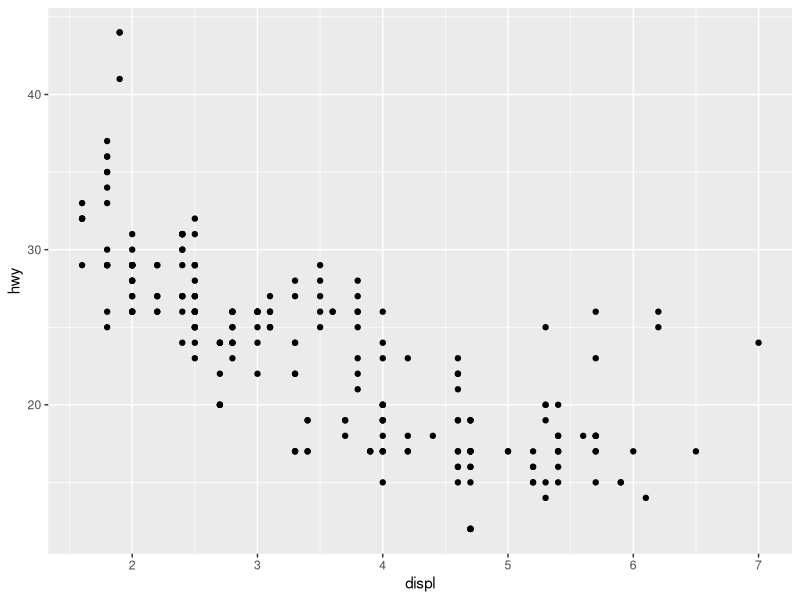
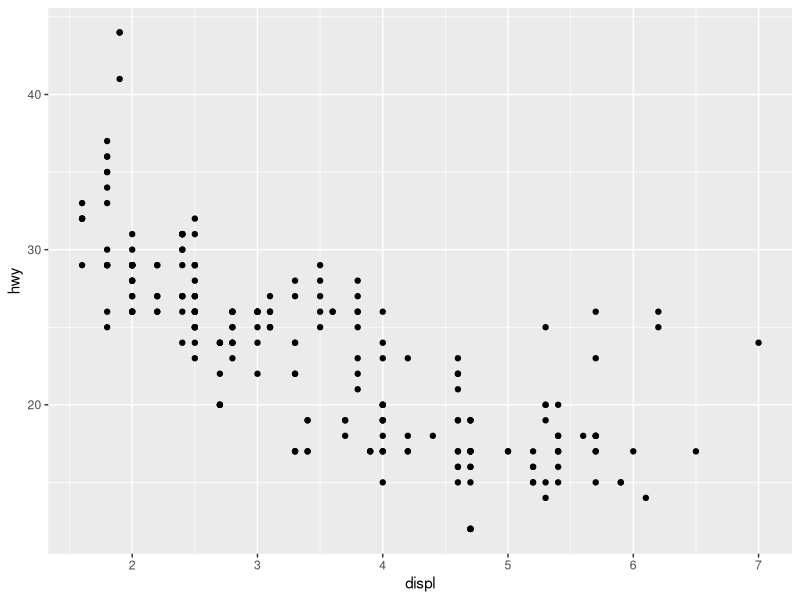
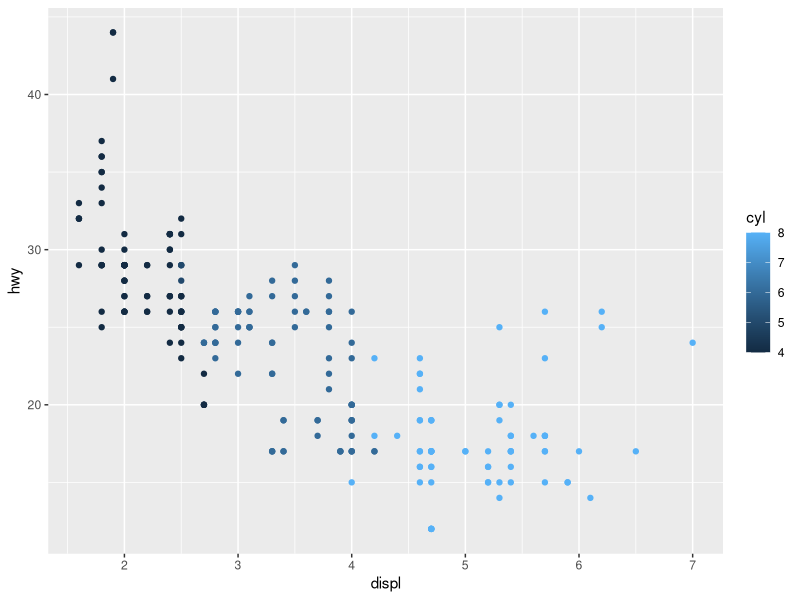
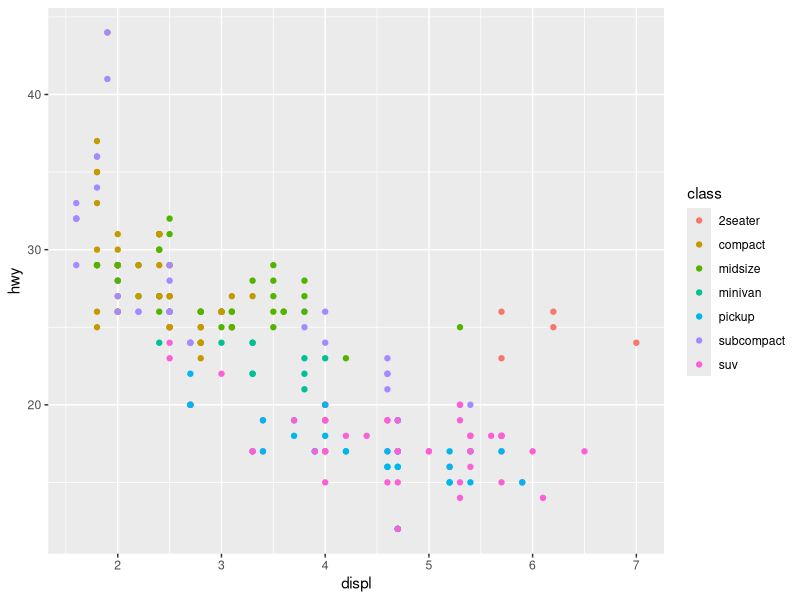
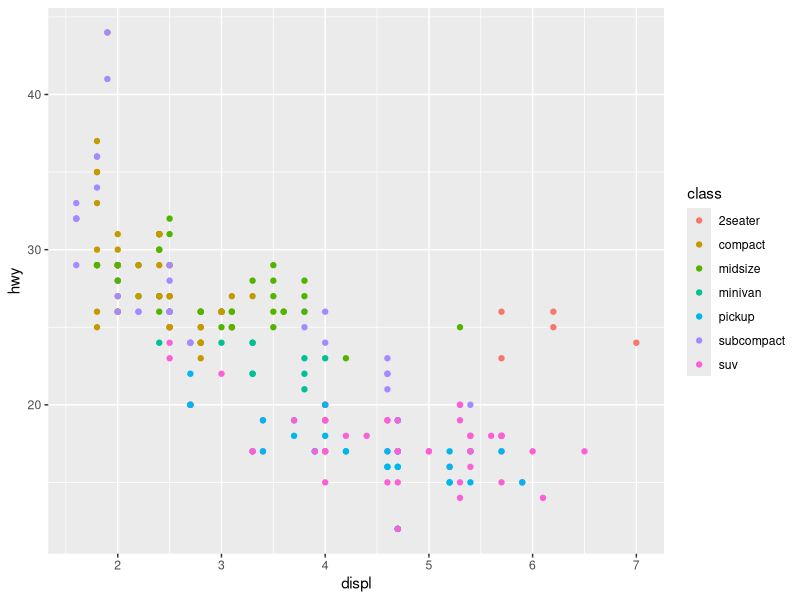
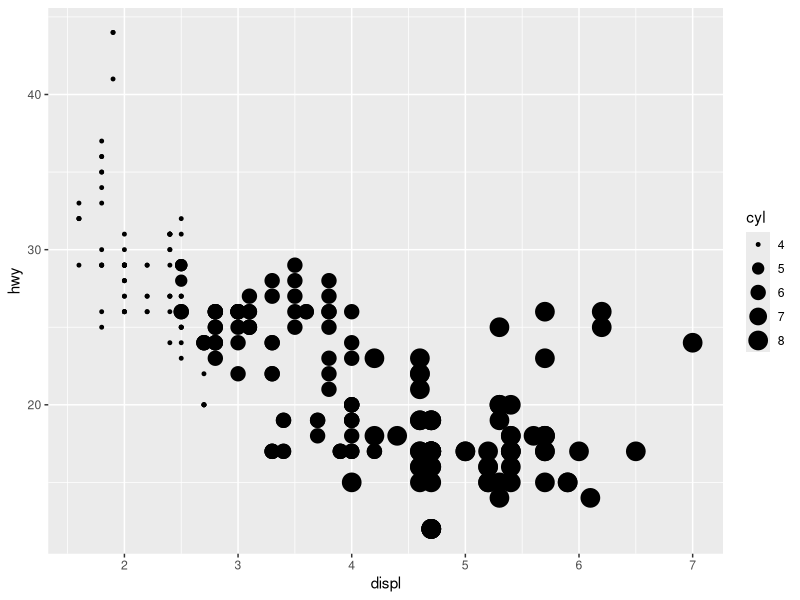
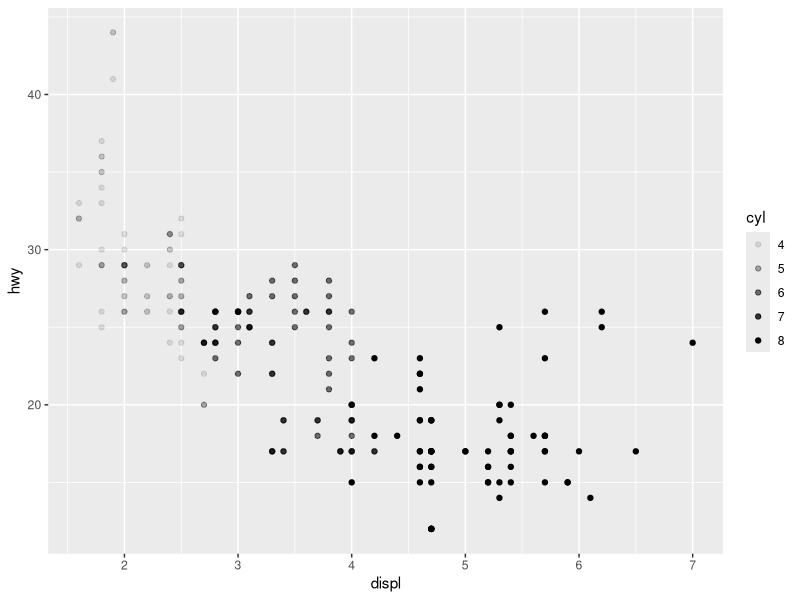
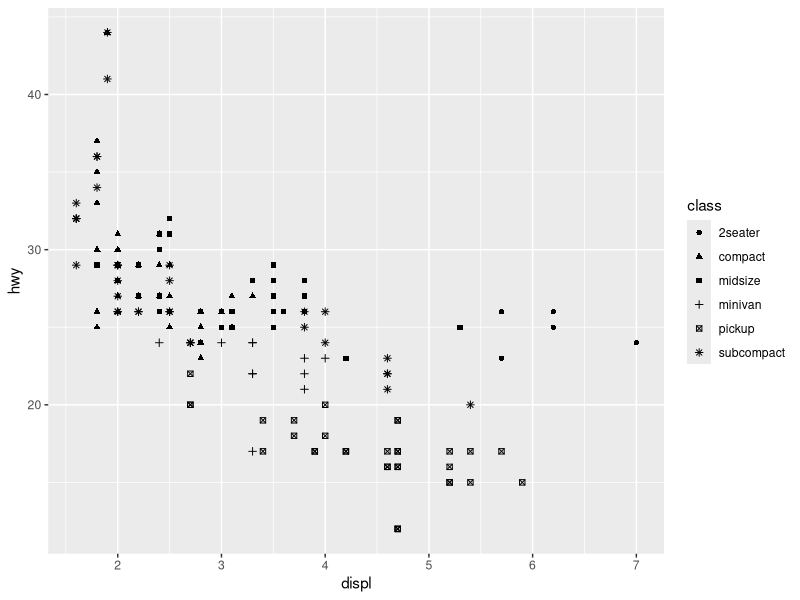

Write R code to recreate these figures, in order.
#' ---
#' title: "Programming basics for Biostatistics 6099"
#' author: Zhiguang Huo (Caleb)
#' date: "Thursday September 14, 2023"
#' output:
#'   slidy_presentation: default
#'   ioslides_presentation: default
#'   beamer_presentation: null
#' subtitle: R graphics ggplot2
#' ---
#' 
#' 
#' 
#' 
#' ggplot2
#' ===
#' ggplot2 is based on the **grammer of graphics**,
#' the idea that you can build every graph from the same few components:
#' 
#' - data
#' - aesthetic mapping
#' - geometric object
#' - statistical transformations
#' - scales
#' - coordinate system
#' - position adjustments
#' - faceting
#' 
#' 
#' ggplot2 grammers
#' ===
#' ![](../figure/ggplot-grammar.png){width=50%}
#' 
#' ggplot() - graphics are added up by different layers
#' ===
#' 
#' 
#' - The basic usage is a combination of ggplot(), aes() and some geom function.
#' - ggplot() initializes a ggplot object. It can declare input data and a set
#' of aesthetics.
#' - aes() describes how variables mapped to visual properties.
#' - geom function describe how the data will be visualized (point, line, histogram),
#' - Use "+" to add layers.
#'     - For example, ggplot(data) + aes(x = a, y = b) + geom point().
#' 
#' 
#' Aesthetics --- aes()
#' ===
#' 
#' - x variable and y variable
#' - Colour related aesthetics: colour, fill and alpha
#' - Group related aesthetics: group
#' - Differentiation related aesthetics: linetype, size, shape
#' - Position related aesthetics: x, y, xmin, xmax, ymin, ymax, xend, yend
#' 
#' 
#' load ggplot2 package
#' === 
#' 
## -----------------------------------------------------------------------------
library(ggplot2) ## part of tidyverse
library(tidyverse)

#' 
#' mpg data data
#' === 
## -----------------------------------------------------------------------------
str(mpg)
head(mpg)

#' 
#' 
#' ggplot example
#' ===
## -----------------------------------------------------------------------------
ggplot(data = mpg) + aes(x=displ, y=hwy) + geom_point()

#' 
#' 
#' ggplot: combine layers
#' ===
## -----------------------------------------------------------------------------
myggplot <- ggplot(data = mpg) + aes(x=displ, y=hwy)
myggplot + geom_point()

#' 
#' aes -- color (continuous)
#' ===
## -----------------------------------------------------------------------------
ggplot(data = mpg) + 
  aes(x=displ, y=hwy, color = cyl) +
  geom_point()

#' 
#' aes -- color (categorical)
#' ===
## -----------------------------------------------------------------------------
ggplot(data = mpg) + 
  aes(x=displ, y=hwy, color = class) +
  geom_point()

#' 
#' 
#' aes -- color (absolute color)
#' ===
## ---- eval = FALSE------------------------------------------------------------
## ggplot(data = mpg) +
##   aes(x=displ, y=hwy, color = "blue") +
##   geom_point() ## Doesn't work, aes only maps a variable (in the data) to a color.
## 
## ggplot(data = mpg) +
##   aes(x=displ, y=hwy, color = I("blue")) +
##   geom_point() ## use I to indicate absolute color
## 
## ggplot(data = mpg) +
##   aes(x=displ, y=hwy ) +
##   geom_point(color = "blue") ## or use the color here (outside aes)

#' 
#' 
#' 
#' aes -- color (categorical)
#' ===
## -----------------------------------------------------------------------------
ggplot(data = mpg) + 
  aes(x=displ, y=hwy, color = class) +
  geom_point()

#' 
#' 
#' aes -- size 
#' ===
## -----------------------------------------------------------------------------
ggplot(data = mpg) + 
  aes(x=displ, y=hwy, size = cyl) +
  geom_point()

#' 
#' 
#' aes -- size (absolute size)
#' ===
## ---- eval = FALSE------------------------------------------------------------
## ggplot(data = mpg) +
##   aes(x=displ, y=hwy, size = "3") +
##   geom_point() ## Doesn't work, aes only maps a variable (in the data) to a size
## 
## ggplot(data = mpg) +
##   aes(x=displ, y=hwy, size = I(3)) +
##   geom_point() ## use I to indicate absolute size
## 
## ggplot(data = mpg) +
##   aes(x=displ, y=hwy ) +
##   geom_point(size = 3) ## or use the size here

#' 
#' 
#' aes -- alpha (transparency)
#' ===
## -----------------------------------------------------------------------------
ggplot(data = mpg) + 
  aes(x=displ, y=hwy, alpha = cyl) +
  geom_point()

#' 
#' 
#' aes -- alpha (absolute alpha)
#' ===
#' 
#' - alpha
#'   - 0: transparent
#'   - 1: solid
#' 
## ---- eval = FALSE------------------------------------------------------------
## ggplot(data = mpg) +
##   aes(x=displ, y=hwy, alpha = 1) +
##   geom_point() ## Doesn't work, aes only maps a variable (in the data) to a alpha
## 
## ggplot(data = mpg) +
##   aes(x=displ, y=hwy, alpha = I(0.5)) +
##   geom_point() ## use I to indicate absolute alpha
## 
## ggplot(data = mpg) +
##   aes(x=displ, y=hwy ) +
##   geom_point(alpha = 0.5) ## or use the alpha here

#' 
#' 
#' 
#' aes -- shape 
#' ===
## -----------------------------------------------------------------------------
mpg_sub <- subset(mpg, class!="suv")
ggplot(data = mpg_sub) + 
  aes(x=displ, y=hwy, shape = class) +
  geom_point()

#' 
#' 
#' ---
#' 
#' - using pipe
#' 
## -----------------------------------------------------------------------------
mpg %>% 
  filter(class!="suv") %>%
  ggplot() + 
  aes(x=displ, y=hwy, shape = class) +
  geom_point()

#' 
#' aes by variable names
#' ===
## -----------------------------------------------------------------------------
xvariable = "displ"
yvariable = "hwy"

ggplot(data = mpg) + 
  aes_string(x=xvariable, y=yvariable, color = "class") +
  geom_point()

#' 
#' 
#' Geom functions
#' ===
## -----------------------------------------------------------------------------
ls(pattern = '^geom_', env = as.environment('package:ggplot2'))

#' 
#' ggplot: geom_line by group
#' ===
## -----------------------------------------------------------------------------
ggplot(data = mpg) + 
  aes(displ, hwy, colour=class) + 
  geom_point() + 
  geom_line()

#' 
#' 
#' ---
## -----------------------------------------------------------------------------
ggplot(data = mpg) + 
  aes(displ, hwy) + 
  geom_point() + 
  geom_line(aes(colour=class))

#' 
#' 
#' ggplot: aes()
#' ===
#' 
#' - global aes: will be applied to each of the geom function
## ---- eval=FALSE--------------------------------------------------------------
## ggplot(data = mpg) +
##   aes(displ, hwy, colour=class) + ## this is global color
##   geom_point() +
##   geom_line()

#' 
#' - local aes: will be used locally
## ---- eval=FALSE--------------------------------------------------------------
## ggplot(data = mpg) +
##   aes(displ, hwy) +
##   geom_point() +
##   geom_line(aes(colour=class)) ## this is local color

#' 
#' 
#' Line segments
#' ===
#' 
## -----------------------------------------------------------------------------
ggplot(data = mpg) + 
  aes(displ, hwy, colour = class) + 
  geom_point() + 
  geom_abline(aes(intercept = 0, slope = 5), color = "green") + 
  geom_hline(aes(yintercept = 30), color = "blue") + 
  geom_vline(aes(xintercept = 5), color = "red") 

#' 
#' 
#' 
#' smooth by group 1 
#' ===
## -----------------------------------------------------------------------------
ggplot(data = mpg) + 
  aes(displ, hwy) + 
  geom_point(aes(colour=class)) + 
  geom_smooth() 

#' 
#' 
#' smooth by group 2
#' ===
## -----------------------------------------------------------------------------
ggplot(data = mpg) + 
  aes(displ, hwy) + 
  geom_point(aes(colour=class)) + 
  geom_smooth(method="lm") 

#' 
#' smooth by group 3
#' ===
## -----------------------------------------------------------------------------
ggplot(data = mpg) + 
  aes(displ, hwy) + 
  geom_point(aes(colour=class)) + 
  geom_smooth(aes(group=class), method="lm") 

#' 
#' 
#' smooth by group 4
#' ===
## -----------------------------------------------------------------------------
ggplot(data = mpg) + 
  aes(displ, hwy, colour = class) + ## global aes will be applied to all higher level aes
  geom_point() + 
  geom_smooth(method="lm") 

#' 
#' smooth by group 5
#' ===
## -----------------------------------------------------------------------------
ggplot(data = mpg) + 
  aes(displ, hwy, colour = class) + ## lower level aes will be applied to all higher level aes
  geom_point() + 
  geom_smooth(method="lm", se = F, size = 2) 

#' 
#' 
#' 
#' ggplot() boxplot
#' ===
## -----------------------------------------------------------------------------
mpgbox <- ggplot(data = mpg) + 
  aes(class, hwy) + 
  geom_boxplot(aes(fill=class))
mpgbox

#' 
#' 
#' ggplot() jitter
#' ===
## -----------------------------------------------------------------------------
ggplot(data = mpg) + 
  aes(class, hwy, color=class) + 
  geom_jitter()

#' 
#' 
#' ggplot() boxplot + jitter
#' ===
## -----------------------------------------------------------------------------
ggplot(data = mpg) + 
  aes(class, hwy, color=class) + 
  geom_boxplot() + 
  geom_jitter()

#' 
#' - Also try this
## ---- eval = FALSE------------------------------------------------------------
## ggplot(data = mpg) +
##   aes(class, hwy, color=class) +
##   geom_jitter() +
##   geom_boxplot()

#' 
#' - ggplot layers are of the same order of your code
#' 
#' 
#' ggplot() violin plot
#' ===
## -----------------------------------------------------------------------------
ggplot(data = mpg) + 
  aes(class, hwy, fill=class) + 
  geom_violin() 

#' 
#' - wider parts indicate larger number of counts
#' 
#' 
#' ggplot() bar plot 1
#' ===
#' 
#' - geom_bar(), by default is for counting. So only need aes(x = ...) 
#' 
## -----------------------------------------------------------------------------
ggplot(mpg) + 
  aes(class) + 
  geom_bar()

#' 
#' 
## ---- eval = FALSE------------------------------------------------------------
## ggplot(mpg) +
##   aes(class, color = class) +
##   geom_bar()

#' 
#' - color for geom_bar is for the border color
#' - use fill option to fill in colors
#' 
#' ggplot() bar plot 2
#' ===
#' 
## -----------------------------------------------------------------------------
ggplot(mpg) + 
  aes(class, fill=as.factor(cyl)) + 
  geom_bar()

#' 
#' ggplot() bar plot 3
#' ===
#' 
## -----------------------------------------------------------------------------
ggplot(mpg) + 
  aes(class, fill=as.factor(cyl)) + 
  geom_bar(position="dodge")  #side by side

#' 
#' ggplot() bar plot: how to specify error bar 1
#' ===
#' 
#' - geom_bar(), by stat="identity" option, we can specify both x and y. 
#' 
#' 
## -----------------------------------------------------------------------------
mpgSummary <- mpg %>%
  group_by(class) %>%
  summarize(meanDispl = mean(displ), sdDispl = sd(displ)) ## sd is standard deviation, standard error se = sd/sqrt(n)

ggplot(data = mpgSummary) + 
  aes(x=class, y=meanDispl, fill=class) + 
  geom_bar(stat="identity",
           colour="black", # Use black outlines,
           size=.3)       # Thinner lines

#' 
#' ggplot() bar plot: how to specify error bar 2
#' ===
#' 
## -----------------------------------------------------------------------------
ggplot(data = mpgSummary) + 
  aes(x=class, y=meanDispl, fill=class) + 
  geom_bar(stat="identity",
           colour="black", # Use black outlines,
           size=.3) +      # Thinner lines
  geom_errorbar(aes(ymin=meanDispl-sdDispl, ymax=meanDispl+sdDispl),
                size=.3,    # Thinner lines
                width=.2
                )

#' 
#' ggplot() histogram simple example
#' ===
#' 
#' - geom_histogram(), by default is for counting. So only need aes(x = ...) 
#' 
## -----------------------------------------------------------------------------
ggplot(data = mpg) + 
  aes(x = hwy) + 
  geom_histogram()

#' 
#' 
#' ggplot() histogram fill by color
#' ===
## -----------------------------------------------------------------------------
ggplot(data = mpg) + 
  aes(x = hwy) + 
  geom_histogram(aes(fill = class))

#' 
#' ggplot() histogram facets by group (1)
#' ===
## -----------------------------------------------------------------------------
ggplot(data = mpg) + 
  aes(x = hwy) + 
  geom_histogram(aes(fill = class)) + 
  facet_wrap(~ class)

#' 
#' 
#' 
#' facet
#' ===
#' 
#' - facet_grid: lay out panels in a grid.
#' - facet_wrap: wrap a 1d ribbon of panels into proper 2d display
#' 
#' 
#' ggplot() histogram facets by group (2)
#' ===
## -----------------------------------------------------------------------------
ggplot(data = mpg) + 
  aes(x = hwy) + 
  geom_histogram(aes(fill = class)) + 
  facet_grid(. ~ class) ## or facet_grid(cols = vars(class))


#' 
#' 
#' ggplot() histogram facets by group (3)
#' ===
## -----------------------------------------------------------------------------
ggplot(data = mpg) + 
  aes(x = hwy) + 
  geom_histogram(aes(fill = class)) + 
  facet_grid(class ~ .) ## or facet_grid(rows = vars(class))

#' 
#' ggplot() histogram facets by group (4)
#' ===
## -----------------------------------------------------------------------------
ggplot(data = mpg) + 
  aes(x = hwy) + 
  geom_histogram(aes(fill = class)) + 
  facet_grid(drv ~ class) ## or facet_grid(rows = vars(drv), cols = vars(class))

#' 
#' 
#' longitudinal data visualization
#' ===
#' 
#' - spaghetti plot
#' - individual trajectory
#' - mean trajectory (with se bar)
#' 
#' sleepstudy: Reaction times in a sleep deprivation study
#' ===
#' 
#' - This laboratory experiment measured the effect of sleep deprivation on cognitive performance.
#' - There were 18 subjects, chosen from the population of interest (long-distance truck drivers), in the 10 day trial. These subjects were restricted to 3 hours sleep per night during the trial.
#' - On each day of the trial each subject’s reaction time was measured. The reaction time shown here is the average of several measurements.
#' - These data are balanced in that each subject is measured the same number of times and on the same occasions.
#' 
#' sleepstudy: Reaction times in a sleep deprivation study
#' ===
#' 
## -----------------------------------------------------------------------------
library(lme4)
data(sleepstudy)
head(sleepstudy, n=5)

#' 
#' spaghetti plot
#' ===
#' 
## -----------------------------------------------------------------------------
ggplot(data=sleepstudy) + 
  aes(x = Days, y=Reaction, colour = Subject) +
  geom_path()

#' 
#' individual subject lm smooth
#' ===
#' 
## -----------------------------------------------------------------------------
ggplot(data=sleepstudy) + 
  aes(x = Days, y=Reaction, colour = Subject) +
  geom_smooth(method="lm") + 
  facet_wrap(~Subject)

#' 
#' mean trajectory (with SE bar)
#' ===
#' 
## -----------------------------------------------------------------------------
sleepSummary <- sleepstudy %>% 
  group_by(Days) %>%
  summarize(Mean = mean(Reaction), SD = sd(Reaction), SE = sd(Reaction)/sqrt(n()))

ggplot(data=sleepSummary) + 
  aes(x = Days, y=Mean) +
  geom_path() + 
  geom_errorbar(aes(ymin=Mean-SE, ymax=Mean+SE),
                  size=0.5,    # Thinner lines
                  width=.2) 

#' 
#' Add text annotations to a graph
#' ===
#' 
#' - Ref: http://www.sthda.com/english/wiki/ggplot2-texts-add-text-annotations-to-a-graph-in-r-software
#'   - geom_text(): adds text directly to the plot
#'   - geom_label(): draws a rectangle underneath the text, making it easier to read.
#'   - annotate(): useful for adding small text annotations at a particular location on the plot
#'   - annotation_custom(): Adds static annotations that are the same in every panel
#' 
#' Text annotations using geom_text()
#' ===
#' 
## -----------------------------------------------------------------------------
# Subset 10 rows
set.seed(32611)
ss <- sample(1:32, 10)
df <- mtcars[ss, ]

sp <- ggplot(data = df) +
  aes(wt, mpg, label = rownames(df)) +
  geom_point()
# Add texts
sp + geom_text() ## geom_text need the label aes

#'  
#' Other experiment
#' ===
#' 
#' - Change the size of the texts
#' ```{} 
#' sp + geom_text(size=6)
#' ```
#' - Change vertical and horizontal adjustement
#' ```{}
#' sp +  geom_text(hjust=0, vjust=0)
#' ```
#' - Change fontface. Allowed values : 1(normal), 2(bold), 3(italic), 4(bold.italic)
#' ```{}
#' sp + geom_text(aes(fontface=2))
#' ```
#' - Change font family
#' ```{}
#' sp + geom_text(family = "Times New Roman")
#' ```
#' - Color by groups
#' ```{}
#' sp + geom_text(aes(color=factor(cyl)))
#' ```
#' - Set the size of the text using a continuous variable
#' ```{}
#' sp + geom_text(aes(size=wt))
#' ```
#' 
#' Text annotations using geom_label()
#' ===
#' 
## -----------------------------------------------------------------------------
sp <- ggplot(data = df) +
  aes(wt, mpg, label = rownames(df)) +
  geom_point()
# Add texts
sp + geom_label()

#' 
#' 
#' Add a text annotation at a particular coordinate
#' ===
## -----------------------------------------------------------------------------
# Solution 1
sp + geom_text(x=3, y=20, label="Scatter plot")

#' 
#' 
#' ggrepel: Avoid overlapping of text labels
#' ===
#' 
#' - geom_label_repel()
#' - geom_text_repel()
#' 
## -----------------------------------------------------------------------------
library(ggrepel)

#' 
#' Create a scatter plot and add labels
#' ===
#' 
## -----------------------------------------------------------------------------
p <- ggplot(mtcars, aes(wt, mpg)) +
  geom_point(color = 'red') 
p + geom_text(aes(label = rownames(mtcars)),
              size = 3.5)

#' 
#' 
#' Use geom_text_repel
#' ===
## -----------------------------------------------------------------------------
set.seed(32611)
p + geom_text_repel(aes(label = rownames(mtcars)),
                    size = 3.5) 

#' 
#' Use label_text_repel
#' ===
## -----------------------------------------------------------------------------
set.seed(32611)
p + geom_label_repel(aes(label = rownames(mtcars)))
## p + geom_label_repel(aes(label = rownames(mtcars), fill = factor(cyl)), 
##                         color = 'white', size = 3.5
##                    )

#' 
#' Labs
#' ===
#' 
#' - title, x, y
#' 
## -----------------------------------------------------------------------------
p <- ggplot(mpg) + 
  geom_point(aes(x = displ, y = hwy, colour=factor(cyl))) + 
  labs(title = "New plot title", x = "New x label", y = "New y label")

#' 
#' 
#' Theme
#' ===
#' 
#' - theme_grey: signature ggplot2 theme.
#' - theme_bw: dark-on-light theme.
#' - theme_linedraw: flip x and y.
#' - theme_light: light grey background.
#' - theme_dark: dark background.
#' - theme_minimal: no background annotations.
#' - theme_classic: classic-looking theme.
#' - theme_void: empty theme.
#' 
#' 
#' 
#' examples on different themes
#' ===
## -----------------------------------------------------------------------------
p <- ggplot(mpg) + 
  geom_point(aes(x = displ, y = hwy, colour=factor(cyl))) + 
  facet_wrap(~class)
p ## default theme_grey

#' 
#' 
#' ---
#' 
## -----------------------------------------------------------------------------
p + theme_bw()
# p + theme_linedraw()
# p + theme_light()
# p + theme_dark()
# p + theme_minimal()
# p + theme_classic()
# p + theme_void()

#' 
#' 
#' More about the theme
#' ===
#' 
## -----------------------------------------------------------------------------
p + theme(text = element_text(size=20),
        axis.text.x = element_text(angle=90, hjust=1,colour="red")) 

#' 
#' Four elements to control the theme
#' ===
#' 
#' - element_blank(): draws nothing, and assigns no space.
#' - element_rect(): borders and backgrounds.
#' - element_line(): lines
#' - element_text(): text
#' 
#' examples
#' ===
#' 
#' ```{}
#' plot <- ggplot(mpg, aes(displ, hwy)) + geom_point()
#' 
#' plot + theme(
#'   panel.background = element_blank(),
#'   axis.text = element_blank()
#' )
#' 
#' plot + theme(
#'   axis.text = element_text(colour = "red", size = rel(1.5))
#' )
#' 
#' plot + theme(
#'   axis.line = element_line(arrow = arrow())
#' )
#' 
#' plot + theme(
#'   panel.background = element_rect(fill = "white"),
#'   plot.margin = margin(2, 2, 2, 2, "cm"),
#'   plot.background = element_rect(
#'     fill = "grey90",
#'     colour = "black",
#'     size = 1
#'   )
#' )
#' ## all changes are relative to the default value
#' ```
#' 
#' --- 
#' 
#' - Arguments in the theme function control figure theme
#' - There is a hierarchy in these arguments. (E.g., text will overwrite all text related arguments.)
#' 
#' ```{}
#' line
#' rect
#' text
#' title
#' aspect.ratio
#' axis.title
#' axis.title.x
#' axis.title.y 
#' axis.text
#' axis.text.x
#' axis.text.y
#' axis.ticks
#' axis.ticks.x
#' axis.ticks.y,
#' axis.ticks.length
#' axis.line
#' axis.line.x
#' axis.line.y
#' ## for more options, see
#' ?theme
#' ```
#' 
#' ---
#' 
#' - look at theme_gray() function
#' 
#' ```{}
#' theme_gray
#' ```
#' 
#' No legend
#' ===
## -----------------------------------------------------------------------------
ggplot(mpg) + 
  geom_point(aes(x = displ, y = hwy, colour=factor(cyl))) + 
  theme(legend.position = "none") 

#' 
#' 
#' 
#' One of my favourate themes (1)
#' ===
#' 
#' 
## -----------------------------------------------------------------------------
black.bold.text <- element_text(face = "bold", color = "black", size=20)
ggplot(mpg, aes(displ, hwy, colour=class)) + geom_point() + 
    labs(title="hwy vs displ") + 
    theme_bw() + 
    theme(text = black.bold.text) 

#' 
#' - theme() will overwrite part of theme_bw()
#' 
#' One of my favourate themes (2)
#' ===
#' 
#' 
## -----------------------------------------------------------------------------
black.bold.text <- element_text(face = "bold", color = "black", size=20)
ggplot(mpg, aes(displ, hwy, colour=class)) + geom_point() + 
    labs(title="hwy vs displ") + 
    theme_bw() + 
    theme(text = black.bold.text, panel.grid =element_blank()) 

#' 
#' Change font
#' ===
#' 
## -----------------------------------------------------------------------------
black.bold.text <- element_text(face = "bold", color = "black", size=20)
red.italic.text <- element_text(face = "italic", color = "red", size=15)

ggplot(mpg, aes(displ, hwy, colour=class)) + geom_point() + 
    labs(title="hwy vs displ") + 
    theme_bw() + 
    theme(axis.text = black.bold.text , axis.title = black.bold.text, 
          legend.title = red.italic.text, 
          legend.text = black.bold.text) 

#' 
#' Create your own discrete scale
#' ===
#' 
## -----------------------------------------------------------------------------
p <- ggplot(mtcars, aes(mpg, wt)) +
  geom_point(aes(colour = factor(cyl)))
p 

#' 
## -----------------------------------------------------------------------------
p + scale_colour_manual(values = c("red", "blue", "green"))

#' 
#' 
#' ---
#' 
#' - to use a named vector
#' 
## -----------------------------------------------------------------------------
cols <- c("8" = "red", "4" = "blue", "6" = "darkgreen", "10" = "orange")
p + scale_colour_manual(values = cols)

#' 
#' 
#' ---
#' 
#' - Set color and fill aesthetics at the same time
## -----------------------------------------------------------------------------
ggplot(mtcars) +
  aes(mpg, wt, colour = factor(cyl), fill = factor(cyl)) +
   geom_point() + 
  scale_colour_manual(
    values = cols,
    aesthetics = c("colour", "fill")
  )

#' 
#' 
#' 
#' Create your own axis ticks
#' ===
#' 
## -----------------------------------------------------------------------------
p <- ggplot(mtcars, aes(mpg, wt)) +
  geom_point(aes(colour = factor(cyl))) 
p + scale_x_continuous(breaks = c(15,25),
	labels = c("A", "B"),
	name = "My MPG") 

#' 
#' - scale_x_continuous
#' - scale_y_continuous
#' - scale_x_discrete
#' - scale_y_discrete
#' 
#' 
#' 
#' Stat transformation
#' ===
#' 
#' - stat ecdf: Empirical Cumulative Density Function.
#' - stat ellipse: Plot data ellipses.
#' - stat function: Superimpose a function.
#' - stat identity: Identity statistic.
#' - stat qq: Calculation for quantile-quantile plot.
#' - stat summary 2d: Bin and summarise in 2d.
#' - stat unique: Remove duplicates.
#' 
#' empirical CDF
#' ===
#' 
## -----------------------------------------------------------------------------
df <- data.frame(x = rnorm(1000))
ggplot(df, aes(x)) + stat_ecdf()

#' 
#' 
#' ---
#' 
## -----------------------------------------------------------------------------
n <- 100
df <- data.frame(x = c(rnorm(n, 0, 3), rnorm(n, 0, 10)),
                 g = gl(2, n))
ggplot(df, aes(x, colour = g)) + stat_ecdf()

#' 
#' stat_function
#' ===
#' 
## -----------------------------------------------------------------------------
n <- 100
set.seed(32611)
df <- data.frame(
  x = rnorm(n)
)
base <- ggplot(df, aes(x)) + geom_density()
base + stat_function(fun = dnorm, colour = "red") + xlim(c(-3,3))

#' 
#' stat_ellipse
#' ===
#' 
## -----------------------------------------------------------------------------
ggplot(mpg, aes(x = displ, y = hwy)) + geom_point() +   stat_ellipse()

#' 
#' 
#' stat_ellipse by group
#' ===
#' 
## -----------------------------------------------------------------------------
ggplot(mpg, aes(x = displ, y = hwy, color=displ > 4)) + geom_point() +   stat_ellipse()

#' 
#' 
#' Coordinate
#' ===
#' 
#' - coord_cartesian: Cartesian coordinates.
#' - coord_fixed: control_fixed ratio between x and y scales.
#' - coord_flip: flip x and y.
#' - coord_map: map projections.
#' - coord_polar: polar coordinates.
#' - coord_trans: transformed cartesian coordinate system.
#' 
#' Previous example on mpg
#' ===
#' 
## -----------------------------------------------------------------------------
p <- ggplot(mpg, aes(displ, hwy)) +
  geom_point() +
  geom_smooth()

p

#' 
#' ---
#' 
#' # Setting the limits on the coordinate system performs a visual zoom.
## -----------------------------------------------------------------------------
p + coord_cartesian(xlim = c(3, 5), expand = FALSE)

#' 
#' ---
#' 
#' Setting the limits on a scale converts all values outside the range to NA.
## -----------------------------------------------------------------------------
p + xlim(3, 5)
#the same as p + scale_x_continuous(limits = c(325, 500))

#' 
#' 
#' 
#' resize the plot
#' ===
#' 
## -----------------------------------------------------------------------------
p <- ggplot(mpg, aes(displ, hwy)) +  geom_point()
p + coord_fixed(ratio = 0.5)

#' 
#' flip x and y
#' ===
#' 
## -----------------------------------------------------------------------------
ggplot(mpg, aes(class, hwy)) +
  geom_boxplot() +
  coord_flip()

#' 
#' ggplot Cheat Sheet
#' ===
#' 
#' - https://github.com/rstudio/cheatsheets/raw/master/data-visualization-2.1.pdf
#' 
